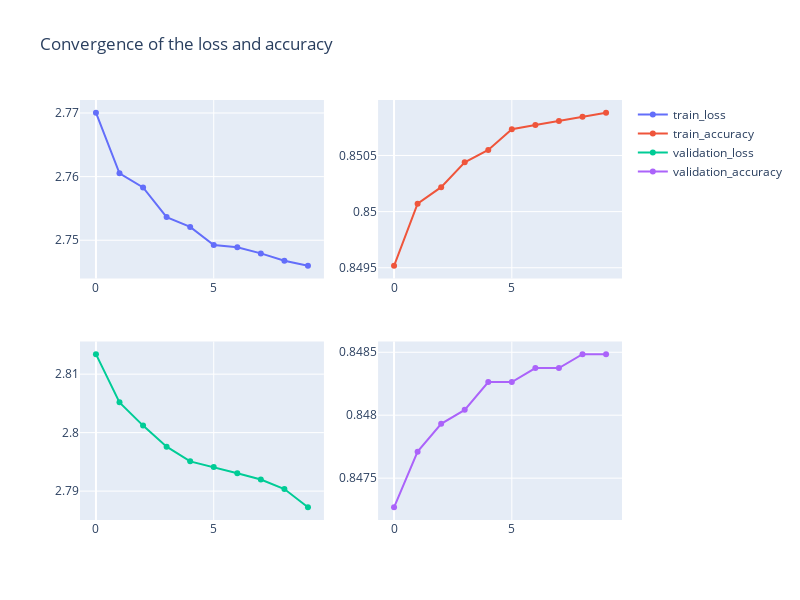

The code cell stored with this chart in its notebook:
### Markdown cell above
# Main

### Code cell
if __name__ == "__main__":
    LR = LogisticRegression()
    start = time.time()
    LR.train_loopRetroApprox(100)
    end = time.time()
    print('Execution Time: ', end - start)

### Figure 1 — Plotly figure (JSON) as saved in the notebook; plotly's stock layout.template omitted (floating-point values rounded to 4 significant figures)
{"data": [{"name": "train_loss", "type": "scatter", "x": [0, 1, 2, 3, 4, 5, 6, 7, 8, 9], "xaxis": "x", "y": [2.77, 2.761, 2.758, 2.754, 2.752, 2.749, 2.749, 2.748, 2.747, 2.746], "yaxis": "y"}, {"name": "train_accuracy", "type": "scatter", "x": [0, 1, 2, 3, 4, 5, 6, 7, 8, 9], "xaxis": "x2", "y": [0.8495, 0.8501, 0.8502, 0.8504, 0.8505, 0.8507, 0.8508, 0.8508, 0.8508, 0.8509], "yaxis": "y2"}, {"name": "validation_loss", "type": "scatter", "x": [0, 1, 2, 3, 4, 5, 6, 7, 8, 9], "xaxis": "x3", "y": [2.813, 2.805, 2.801, 2.798, 2.795, 2.794, 2.793, 2.792, 2.79, 2.787], "yaxis": "y3"}, {"name": "validation_accuracy", "type": "scatter", "x": [0, 1, 2, 3, 4, 5, 6, 7, 8, 9], "xaxis": "x4", "y": [0.8473, 0.8477, 0.8479, 0.848, 0.8483, 0.8483, 0.8484, 0.8484, 0.8485, 0.8485], "yaxis": "y4"}], "layout": {"height": 600, "title": {"text": "Convergence of the loss and accuracy"}, "width": 800, "xaxis": {"anchor": "y", "domain": [0, 0.45]}, "xaxis2": {"anchor": "y2", "domain": [0.55, 1]}, "xaxis3": {"anchor": "y3", "domain": [0, 0.45]}, "xaxis4": {"anchor": "y4", "domain": [0.55, 1]}, "yaxis": {"anchor": "x", "domain": [0.575, 1]}, "yaxis2": {"anchor": "x2", "domain": [0.575, 1]}, "yaxis3": {"anchor": "x3", "domain": [0, 0.425]}, "yaxis4": {"anchor": "x4", "domain": [0, 0.425]}}}
